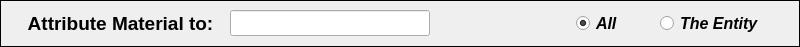
  <widget class="QFrame" name="frame">
   <property name="geometry">
    <rect>
     <x>0</x>
     <y>260</y>
     <width>800</width>
     <height>47</height>
    </rect>
   </property>
   <property name="minimumSize">
    <size>
     <width>800</width>
     <height>0</height>
    </size>
   </property>
   <property name="maximumSize">
    <size>
     <width>800</width>
     <height>16777215</height>
    </size>
   </property>
   <property name="frameShape">
    <enum>QFrame::Box</enum>
   </property>
   <property name="frameShadow">
    <enum>QFrame::Plain</enum>
   </property>
   <property name="lineWidth">
    <number>1</number>
   </property>
   <widget class="QRadioButton" name="radioButton_entity">
    <property name="geometry">
     <rect>
      <x>660</x>
      <y>12</y>
      <width>103</width>
      <height>23</height>
     </rect>
    </property>
    <property name="font">
     <font>
      <family>Arial</family>
      <pointsize>12</pointsize>
      <weight>75</weight>
      <italic>true</italic>
      <bold>true</bold>
      <stylestrategy>PreferAntialias</stylestrategy>
     </font>
    </property>
    <property name="text">
     <string>The Entity</string>
    </property>
    <property name="checked">
     <bool>false</bool>
    </property>
   </widget>
   <widget class="QRadioButton" name="radioButton_all">
    <property name="geometry">
     <rect>
      <x>576</x>
      <y>12</y>
      <width>59</width>
      <height>23</height>
     </rect>
    </property>
    <property name="font">
     <font>
      <family>Arial</family>
      <pointsize>12</pointsize>
      <weight>75</weight>
      <italic>true</italic>
      <bold>true</bold>
      <stylestrategy>PreferAntialias</stylestrategy>
     </font>
    </property>
    <property name="text">
     <string>All</string>
    </property>
    <property name="checked">
     <bool>true</bool>
    </property>
   </widget>
   <widget class="QLabel" name="label">
    <property name="geometry">
     <rect>
      <x>22</x>
      <y>10</y>
      <width>197</width>
      <height>28</height>
     </rect>
    </property>
    <property name="font">
     <font>
      <family>Arial</family>
      <pointsize>14</pointsize>
      <weight>75</weight>
      <bold>true</bold>
     </font>
    </property>
    <property name="text">
     <string>&lt;html&gt;&lt;head/&gt;&lt;body&gt;&lt;p align=&quot;center&quot;&gt;Attribute Material to:&lt;/p&gt;&lt;/body&gt;&lt;/html&gt;</string>
    </property>
    <property name="textFormat">
     <enum>Qt::AutoText</enum>
    </property>
    <property name="alignment">
     <set>Qt::AlignCenter</set>
    </property>
   </widget>
   <widget class="QLineEdit" name="lineEdit_selected_ID">
    <property name="geometry">
     <rect>
      <x>230</x>
      <y>10</y>
      <width>200</width>
      <height>26</height>
     </rect>
    </property>
    <property name="minimumSize">
     <size>
      <width>200</width>
      <height>26</height>
     </size>
    </property>
    <property name="maximumSize">
     <size>
      <width>200</width>
      <height>26</height>
     </size>
    </property>
    <property name="font">
     <font>
      <family>Arial</family>
      <pointsize>11</pointsize>
      <weight>75</weight>
      <italic>true</italic>
      <bold>true</bold>
     </font>
    </property>
    <property name="focusPolicy">
     <enum>Qt::ClickFocus</enum>
    </property>
    <property name="text">
     <string/>
    </property>
    <property name="alignment">
     <set>Qt::AlignCenter</set>
    </property>
   </widget>
  </widget>
